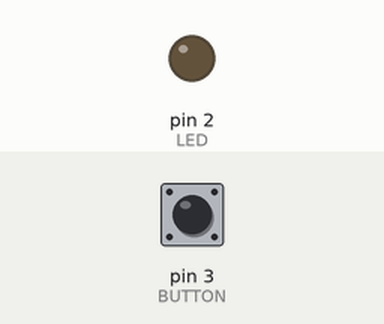
The sketch below on a simulated Arduino Uno, built with avr-gcc and run on an emulated ATmega328P. Parts: output pins drawn as LEDs (lit = HIGH). The inputs (shaded band) are chosen by the test bench; at power-on: pin 3 (BUTTON) LOW.

Above: at 1.2 s.
1.3 s: pin 3 (BUTTON) pulled HIGH for 0.15 s
At 2.3 s:
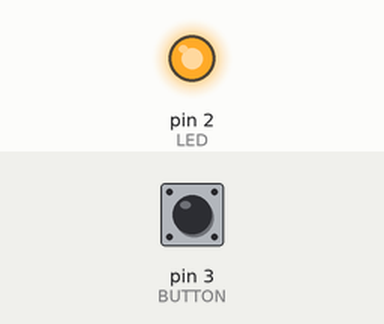
2.9 s: pin 3 (BUTTON) pulled HIGH for 1 s
At 3.5 s:
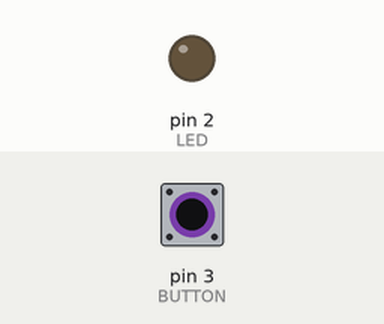
5.4 s: pin 3 (BUTTON) pulled HIGH for 3.2 s
At 6.6 s:
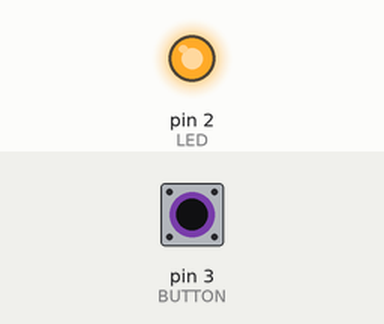
Timing chart, 0 to 8.4 s (numbered marks = the images above; inputs shaded):
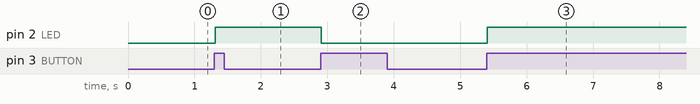

The sketch:

led2_4.ino
```cpp
const int LED = 2;
const int BUTTON = 3;
int val = 0;
int old_val = 0;
int state = 0;

void setup() {
  pinMode(LED,OUTPUT);
  pinMode(BUTTON,INPUT);
}

void loop() {
  val = digitalRead(BUTTON);

  if ((val == HIGH)&&(old_val == LOW)) {
    state = 1 - state;
    delay(10);
  }
  if ((val == LOW)&&(old_val == HIGH)) {
    delay(10);
  }
  old_val = val;
  if (state == 1){
    digitalWrite(LED,HIGH);
  }else {
    digitalWrite(LED,LOW);
  }
}
```

Measured:
- after the input at 1.3 s, pin 2 (LED): LOW → HIGH at once
- after the input at 2.9 s, pin 2 (LED): HIGH → LOW at once
- after the input at 5.4 s, pin 2 (LED): LOW → HIGH at once
